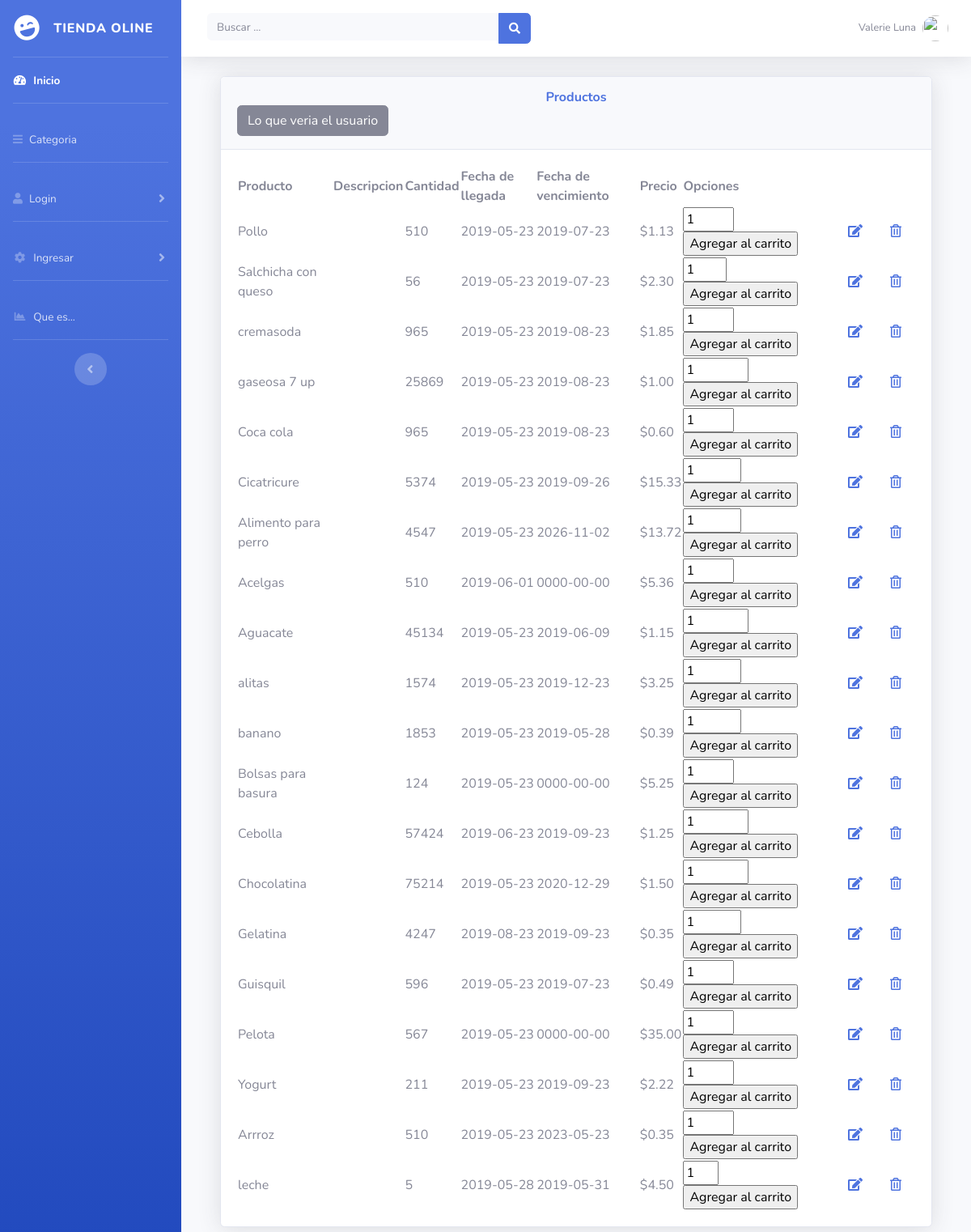
The page /index.php/producto on the database its author committed.
### tables this page shows
CREATE TABLE `productos` (
  `id` int(11) NOT NULL,
  `nombre` varchar(150) NOT NULL,
  `descripcion` varchar(200) NOT NULL,
  `cantidad` int(5) NOT NULL,
  `f_llegada` date DEFAULT NULL,
  `f_expiracion` date DEFAULT NULL,
  `precio` decimal(16,2) NOT NULL,
  `img` varchar(50) NOT NULL
);

### application/controllers/Producto.php (called while the page is built, shortened)
 <?php
    class Producto extends CI_Controller{
        public function index()
        {
            $this->load->view('layout/menu');
            $this->load->view('productos/index', ['productos' => $this->ProductoModel->Listar()]);
            $this->load->view('layout/footer');
        }
    }
?>

### index.php (called while the page is built, shortened)
<?php
require_once BASEPATH.'core/CodeIgniter.php';

### application/models/ProductoModel.php (called while the page is built, shortened)
<?php
    class ProductoModel extends CI_Model
    {
        public function Listar()
        {
            return $this->db->get('productos')->result();
        }
    }
?>

### application/views/productos/index.php (the view, shortened to what this page needs)
<div class="container-fluid">
        <div class="card shadow mb-4">
                <div class="card-header py-3">
                  <h6 class="m-0 font-weight-bold text-primary"><center>Productos</center><a href="<?=base_url('producto/usuario_vista')?>" class="btn btn-secondary">Lo que veria el usuario </a></h6>
                </div>
                <div class="card-body">
                  <div class="table-responsive">
            <table id="dataTable" width="100%" cellspacing="0">
            <tr>
                <th>Producto</th>
                <th>Descripcion</th>
                <th>Cantidad</th>
                <th>Fecha de llegada</th>
                <th>Fecha de vencimiento</th>
                <th>Precio</th>
                <th colspan = "2">Opciones</th>
            </tr>
            <tr>
            <?php foreach ($productos as $producto) {?>
                <td><?=$producto->nombre?></td>
                <td><?=$producto->descripcion?></td>
                <td><?=$producto->cantidad?></td>
                <td><?=$producto->f_llegada?></td>
                <td><?=$producto->f_expiracion?></td>
                <td>$<?=$producto->precio?></td>
                <td>
                <form method="post" action="<?= base_url('carrito/agregar') ?>">
                <input type="number" name="cantidad" min="1" value="1"  max="<?= $producto->cantidad ?>" placeholder="Cantidad" />
                <input type="submit" class="buttom buttom-danger" value="Agregar al carrito" />
                </form>
            </td>
                <td><a class="nav-link" href="<?= base_url('producto/agregar/'.$producto->id)?>"><i class="fas fa-edit"></i></a></td>
                <td><a class="nav-link" href="<?= base_url('producto/eliminar/'.$producto->id)?>"><i class="far fa-trash-alt"></i></a></td>
            </tr>
        <?php }?>
    </table>

### rows shown on the page
productos: nombre "Pollo", cantidad "510", f_llegada "2019-05-23", f_expiracion "2019-07-23", precio "1.13"
productos: nombre "Salchicha con queso", cantidad "56", f_llegada "2019-05-23", f_expiracion "2019-07-23", precio "2.30"
productos: nombre "cremasoda", cantidad "965", f_llegada "2019-05-23", f_expiracion "2019-08-23", precio "1.85"
productos: nombre "gaseosa 7 up", cantidad "25869", f_llegada "2019-05-23", f_expiracion "2019-08-23", precio "1.00"
productos: nombre "Coca cola", cantidad "965", f_llegada "2019-05-23", f_expiracion "2019-08-23", precio "0.60"
productos: nombre "Cicatricure", cantidad "5374", f_llegada "2019-05-23", f_expiracion "2019-09-26", precio "15.33"
productos: nombre "Alimento para perro", cantidad "4547", f_llegada "2019-05-23", f_expiracion "2026-11-02", precio "13.72"
productos: nombre "Acelgas", cantidad "510", f_llegada "2019-06-01", f_expiracion "0000-00-00", precio "5.36"
productos: nombre "Aguacate", cantidad "45134", f_llegada "2019-05-23", f_expiracion "2019-06-09", precio "1.15"
productos: nombre "alitas", cantidad "1574", f_llegada "2019-05-23", f_expiracion "2019-12-23", precio "3.25"
productos: nombre "banano", cantidad "1853", f_llegada "2019-05-23", f_expiracion "2019-05-28", precio "0.39"
productos: nombre "Bolsas para basura", cantidad "124", f_llegada "2019-05-23", f_expiracion "0000-00-00", precio "5.25"
productos: nombre "Cebolla", cantidad "57424", f_llegada "2019-06-23", f_expiracion "2019-09-23", precio "1.25"
productos: nombre "Chocolatina", cantidad "75214", f_llegada "2019-05-23", f_expiracion "2020-12-29", precio "1.50"
productos: nombre "Gelatina", cantidad "4247", f_llegada "2019-08-23", f_expiracion "2019-09-23", precio "0.35"
productos: nombre "Guisquil", cantidad "596", f_llegada "2019-05-23", f_expiracion "2019-07-23", precio "0.49"
productos: nombre "Pelota", cantidad "567", f_llegada "2019-05-23", f_expiracion "0000-00-00", precio "35.00"
productos: nombre "Yogurt", cantidad "211", f_llegada "2019-05-23", f_expiracion "2019-09-23", precio "2.22"
productos: nombre "Arrroz", cantidad "510", f_llegada "2019-05-23", f_expiracion "2023-05-23", precio "0.35"
productos: nombre "leche", cantidad "5", f_llegada "2019-05-28", f_expiracion "2019-05-31", precio "4.50"
